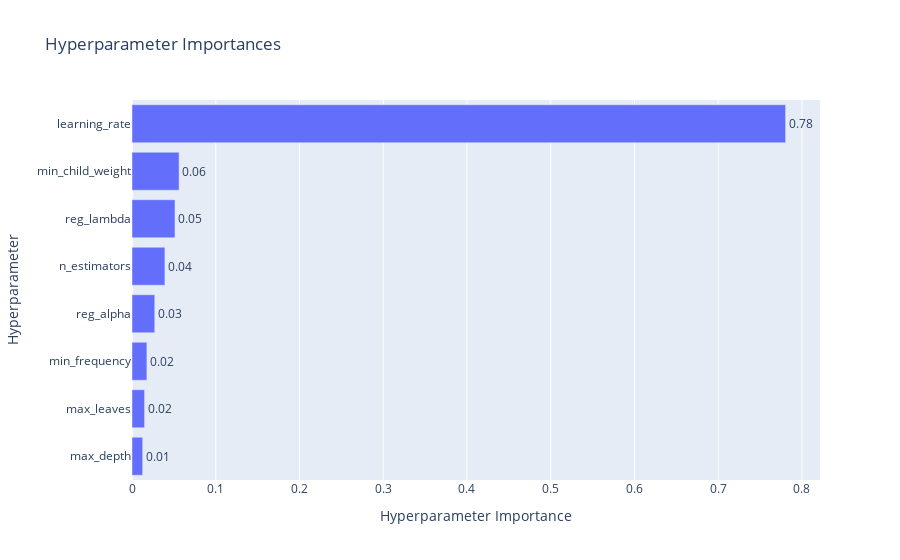

Notebook cell for this chart:
### Code cell
optuna.visualization.plot_param_importances(study)

### Figure 1 — Plotly figure (JSON) as saved in the notebook; plotly's stock layout.template omitted (floating-point values rounded to 4 significant figures)
{"data": [{"cliponaxis": false, "hovertemplate": ["max_depth (IntDistribution): 0.012743821061254375<extra></extra>", "max_leaves (IntDistribution): 0.015028378964806017<extra></extra>", "min_frequency (FloatDistribution): 0.01777280251406595<extra></extra>", "reg_alpha (FloatDistribution): 0.027171795521772443<extra></extra>", "n_estimators (IntDistribution): 0.03928395790454282<extra></extra>", "reg_lambda (FloatDistribution): 0.05132898874100236<extra></extra>", "min_child_weight (IntDistribution): 0.05621284607715353<extra></extra>", "learning_rate (FloatDistribution): 0.7804574092154024<extra></extra>"], "name": "Objective Value", "orientation": "h", "text": ["0.01", "0.02", "0.02", "0.03", "0.04", "0.05", "0.06", "0.78"], "textposition": "outside", "type": "bar", "x": [0.01274, 0.01503, 0.01777, 0.02717, 0.03928, 0.05133, 0.05621, 0.7805], "y": ["max_depth", "max_leaves", "min_frequency", "reg_alpha", "n_estimators", "reg_lambda", "min_child_weight", "learning_rate"]}], "layout": {"title": {"text": "Hyperparameter Importances"}, "xaxis": {"title": {"text": "Hyperparameter Importance"}}, "yaxis": {"title": {"text": "Hyperparameter"}}}}
